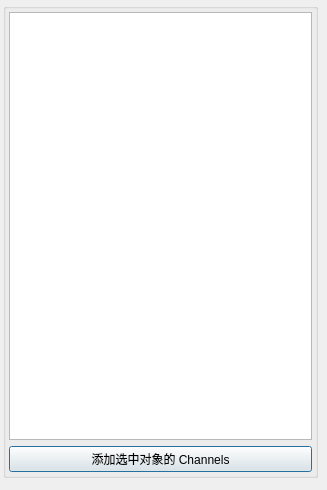
<?xml version="1.0" encoding="UTF-8"?>
<ui version="4.0">
 <class>noraChannelSelectWindow</class>
 <widget class="QDialog" name="noraChannelSelectWindow">
  <property name="geometry">
   <rect>
    <x>0</x>
    <y>0</y>
    <width>327</width>
    <height>490</height>
   </rect>
  </property>
  <property name="windowTitle">
   <string>Dialog</string>
  </property>
  <property name="styleSheet">
   <string notr="true">font: 9pt &quot;微软雅黑&quot;;</string>
  </property>
  <widget class="QWidget" name="mainWidget" native="true">
   <property name="geometry">
    <rect>
     <x>0</x>
     <y>0</y>
     <width>321</width>
     <height>481</height>
    </rect>
   </property>
   <layout class="QVBoxLayout" name="verticalLayout">
    <property name="leftMargin">
     <number>3</number>
    </property>
    <property name="topMargin">
     <number>3</number>
    </property>
    <property name="rightMargin">
     <number>3</number>
    </property>
    <property name="bottomMargin">
     <number>3</number>
    </property>
    <item>
     <widget class="QGroupBox" name="groupBox">
      <property name="title">
       <string/>
      </property>
      <layout class="QVBoxLayout" name="verticalLayout_2">
       <property name="leftMargin">
        <number>3</number>
       </property>
       <property name="topMargin">
        <number>3</number>
       </property>
       <property name="rightMargin">
        <number>3</number>
       </property>
       <property name="bottomMargin">
        <number>3</number>
       </property>
       <item>
        <widget class="QListWidget" name="listWidget"/>
       </item>
       <item>
        <widget class="QPushButton" name="pushButton">
         <property name="text">
          <string>添加选中对象的 Channels</string>
         </property>
        </widget>
       </item>
      </layout>
     </widget>
    </item>
   </layout>
  </widget>
 </widget>
 <resources/>
 <connections/>
</ui>
